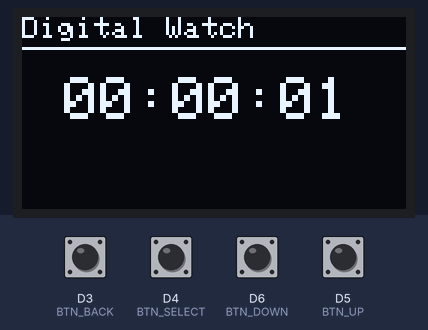
Simulated run of this sketch. Board: ESP8266 (NodeMCU). Parts: 128×64 one-colour display. Inputs (shaded band) come from the test bench; at power-on: D3 (BTN_BACK), D4 (BTN_SELECT), D5 (BTN_UP), D6 (BTN_DOWN) HIGH.

Above: at 1.2 s.
1.3 s: D3 (BTN_BACK) pulled LOW for 1 s
At 3.0 s:
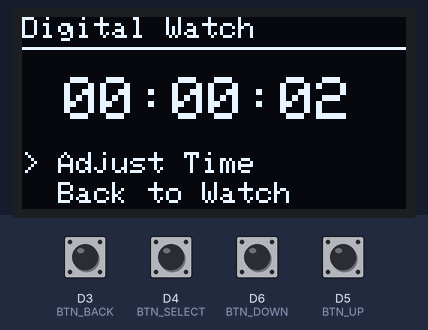
3.8 s: D6 (BTN_DOWN) pulled LOW for 0.15 s
At 5.0 s:
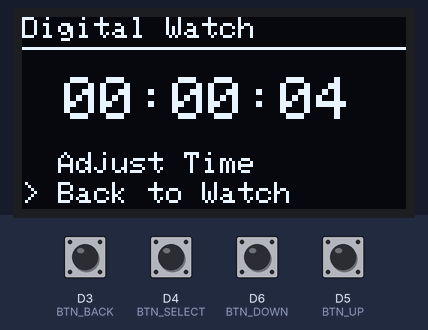
6.9 s: D4 (BTN_SELECT) pulled LOW for 1 s
At 8.3 s:
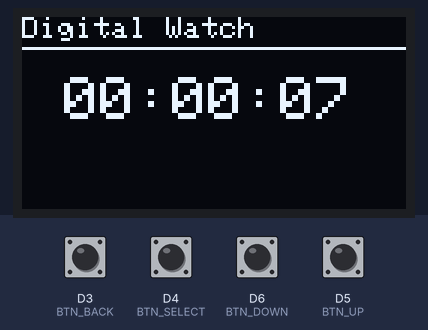
9.4 s: D3 (BTN_BACK) pulled LOW for 0.15 s
At 10.2 s:
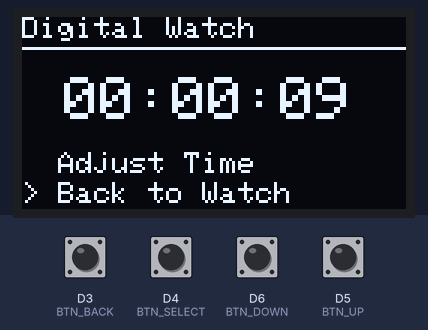
11.0 s: D5 (BTN_UP) pulled LOW for 0.15 s
At 12.5 s:
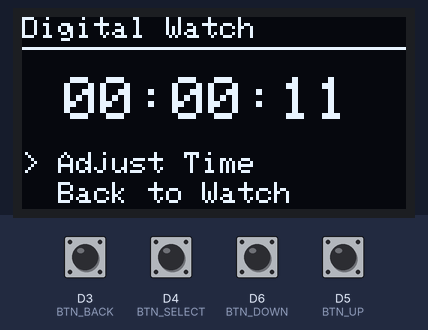
13.1 s: D4 (BTN_SELECT) pulled LOW for 0.15 s
At 14.2 s:
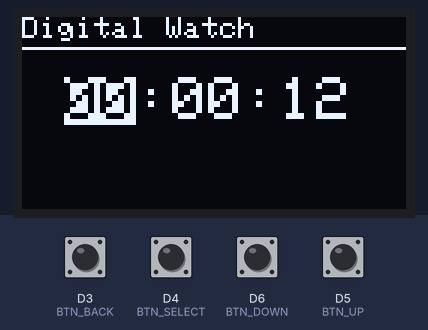
Timing chart, 0 to 15.7 s (numbered marks = the images above; inputs shaded):
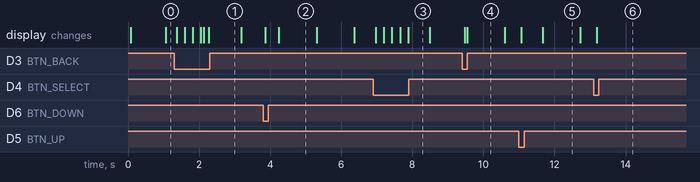

Measured:
- after the input at 1.3 s, the display: first changes after 0.07 s (image 1 shows a later state)
- after the input at 3.8 s, the display: first changes after 0.07 s (image 2 shows a later state)
- after the input at 6.9 s, the display: first changes after 0.07 s (image 3 shows a later state)
- after the input at 9.4 s, the display: first changes after 0.07 s (image 4 shows a later state)
- after the input at 11.0 s, the display: first changes after 0.06 s (image 5 shows a later state)
- after the input at 13.1 s, the display: changes after 0.08 s (image 6)
- what the display in image 2 shows lasts 1.1 s, from 4.2 s to 5.3 s

The sketch:

DigitalWatch.ino
```cpp
// basic code buat jam tangan yg bisa di set pake tombol, langsung modif sesuka kalian.
// banyak yang bisa di tambahin, kaya sleep mode, hitung mundur, stop watch, dan lain lain.
// kalo kalian pusing gimana cara codingnya dan pengen di bantu request aja IoT Custom Order di lynk.id/plexynex. nanti dapet code ino yang bisa kalian pelajarin sendiri lengkap sesuai requesan.

#include <Wire.h>
#include <Adafruit_GFX.h>
#include <Adafruit_SSD1306.h>

#define SCREEN_WIDTH 128
#define SCREEN_HEIGHT 64
#define OLED_RESET -1
Adafruit_SSD1306 display(SCREEN_WIDTH, SCREEN_HEIGHT, &Wire, OLED_RESET);

// Button pins
#define BTN_UP D5
#define BTN_DOWN D6
#define BTN_SELECT D4
#define BTN_BACK D3

int watchHours = 0;
int watchMinutes = 0;
int watchSeconds = 0;
unsigned long lastTimeUpdate = 0;

enum EditMode { NONE, EDIT_HOURS, EDIT_MINUTES, EDIT_SECONDS };
EditMode currentEditMode = NONE;
int menuItem = 0;
bool inMenu = false;

void setup() {
  Serial.begin(115200);

  if(!display.begin(SSD1306_SWITCHCAPVCC, 0x3C)) {
    Serial.println(F("SSD1306 allocation failed"));
    for(;;);
  }
  display.clearDisplay();
  display.display();

  pinMode(BTN_UP, INPUT_PULLUP);
  pinMode(BTN_DOWN, INPUT_PULLUP);
  pinMode(BTN_SELECT, INPUT_PULLUP);
  pinMode(BTN_BACK, INPUT_PULLUP);

  // Set inisiasi waktu awal (optional) | boleh pake boleh ga,
  // watchHours = 12;
  // watchMinutes = 0;
  // watchSeconds = 0;
}

void loop() {
  if (millis() - lastTimeUpdate >= 1000 && currentEditMode == NONE) {
    lastTimeUpdate = millis();
    watchSeconds++;
    if (watchSeconds >= 60) {
      watchSeconds = 0;
      watchMinutes++;
      if (watchMinutes >= 60) {
        watchMinutes = 0;
        watchHours++;
        if (watchHours >= 24) {
          watchHours = 0;
        }
      }
    }
  }

  handleButtons();
  displayWatch();
  delay(50);
}

void displayWatch() {
  display.clearDisplay();

  display.setTextSize(1);
  display.setTextColor(WHITE);
  display.setCursor(0, 0);
  display.print("Digital Watch");
  display.drawLine(0, 10, 128, 10, WHITE);

  display.setTextSize(2);
  display.setCursor(14, 20);

  if (currentEditMode == EDIT_HOURS) {
    display.setTextColor(BLACK, WHITE);
    display.printf("%02d", watchHours);
    display.setTextColor(WHITE);
    display.printf(":%02d:%02d", watchMinutes, watchSeconds);
  }
  else if (currentEditMode == EDIT_MINUTES) {
    display.printf("%02d:", watchHours);
    display.setTextColor(BLACK, WHITE);
    display.printf("%02d", watchMinutes);
    display.setTextColor(WHITE);
    display.printf(":%02d", watchSeconds);
  }
  else if (currentEditMode == EDIT_SECONDS) {
    display.printf("%02d:%02d:", watchHours, watchMinutes);
    display.setTextColor(BLACK, WHITE);
    display.printf("%02d", watchSeconds);
    display.setTextColor(WHITE);
  }
  else {
    display.printf("%02d:%02d:%02d", watchHours, watchMinutes, watchSeconds);
  }

  if (inMenu) {
    display.setTextSize(1);
    display.setCursor(0, 45);
    display.print(menuItem == 0 ? "> Adjust Time" : "  Adjust Time");

    display.setCursor(0, 55);
    display.print(menuItem == 1 ? "> Back to Watch" : "  Back to Watch");
  }

  display.display();
}

void handleButtons() {
  static unsigned long lastButtonPress = 0;

  if (millis() - lastButtonPress < 200) {
    return;
  }

  if (digitalRead(BTN_UP) == LOW) {
    lastButtonPress = millis();

    if (currentEditMode == EDIT_HOURS) {
      watchHours = (watchHours + 1) % 24;
    }
    else if (currentEditMode == EDIT_MINUTES) {
      watchMinutes = (watchMinutes + 1) % 60;
    }
    else if (currentEditMode == EDIT_SECONDS) {
      watchSeconds = (watchSeconds + 1) % 60;
    }
    else if (inMenu) {
      menuItem = (menuItem - 1 + 2) % 2;
    }
  }

  if (digitalRead(BTN_DOWN) == LOW) {
    lastButtonPress = millis();

    if (currentEditMode == EDIT_HOURS) {
      watchHours = (watchHours - 1 + 24) % 24;
    }
    else if (currentEditMode == EDIT_MINUTES) {
      watchMinutes = (watchMinutes - 1 + 60) % 60;
    }
    else if (currentEditMode == EDIT_SECONDS) {
      watchSeconds = (watchSeconds - 1 + 60) % 60;
    }
    else if (inMenu) {
      menuItem = (menuItem + 1) % 2;
    }
  }

  if (digitalRead(BTN_SELECT) == LOW) {
    lastButtonPress = millis();

    if (inMenu) {
      if (menuItem == 0) {
        inMenu = false;
        currentEditMode = EDIT_HOURS;
      }
      else if (menuItem == 1) {
        inMenu = false;
        currentEditMode = NONE;
      }
    }
    else if (currentEditMode == NONE) {
      inMenu = true;
    }
    else {
      if (currentEditMode == EDIT_HOURS) {
        currentEditMode = EDIT_MINUTES;
      }
      else if (currentEditMode == EDIT_MINUTES) {
        currentEditMode = EDIT_SECONDS;
      }
      else if (currentEditMode == EDIT_SECONDS) {
        currentEditMode = NONE;
        lastTimeUpdate = millis();
      }
    }
  }

  if (digitalRead(BTN_BACK) == LOW) {
    lastButtonPress = millis();

    if (currentEditMode != NONE) {
      currentEditMode = NONE;
      lastTimeUpdate = millis();
    }
    else if (inMenu) {
      inMenu = false;
    }
    else {
      inMenu = true;
    }
  }
}
```
